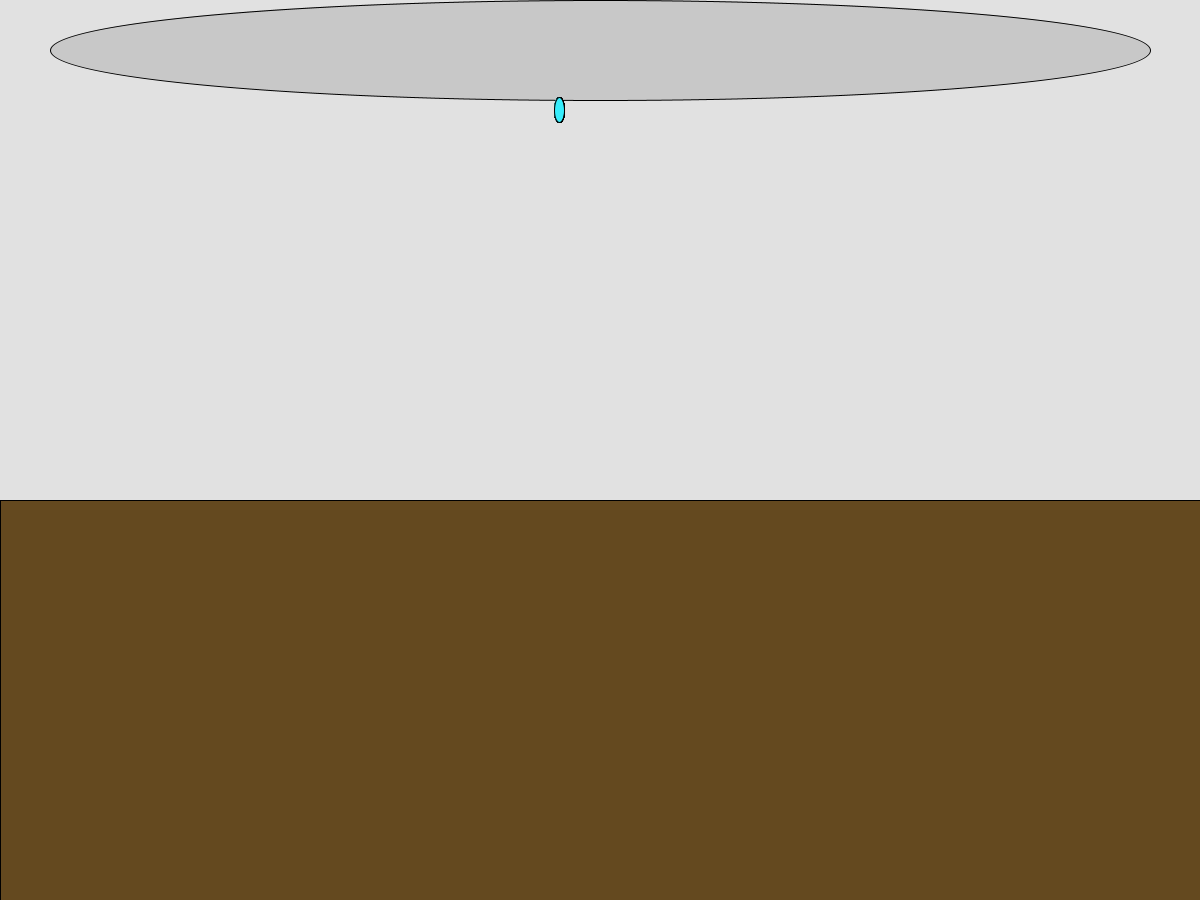
Frame 1 (no input)
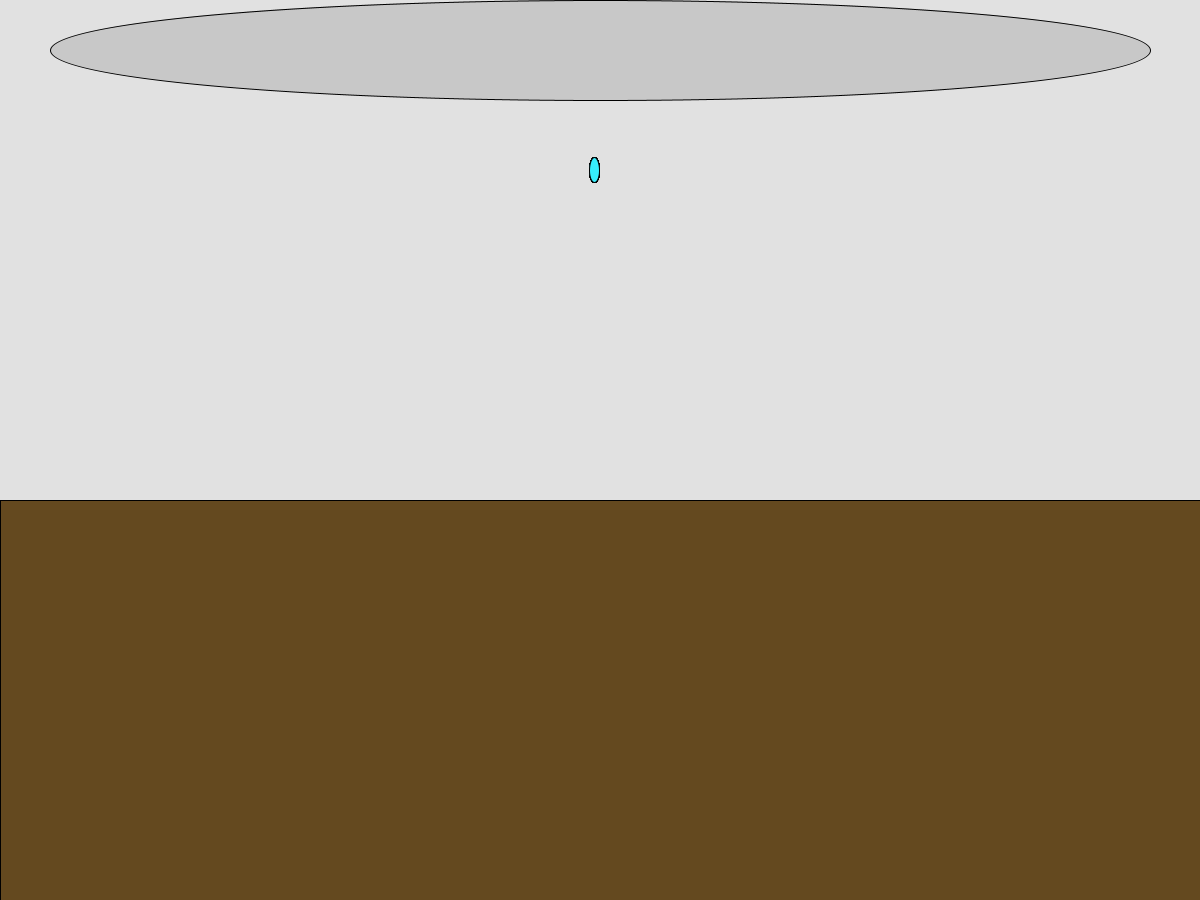
Frame 60 (the mouse pressed at the canvas centre just before this capture)
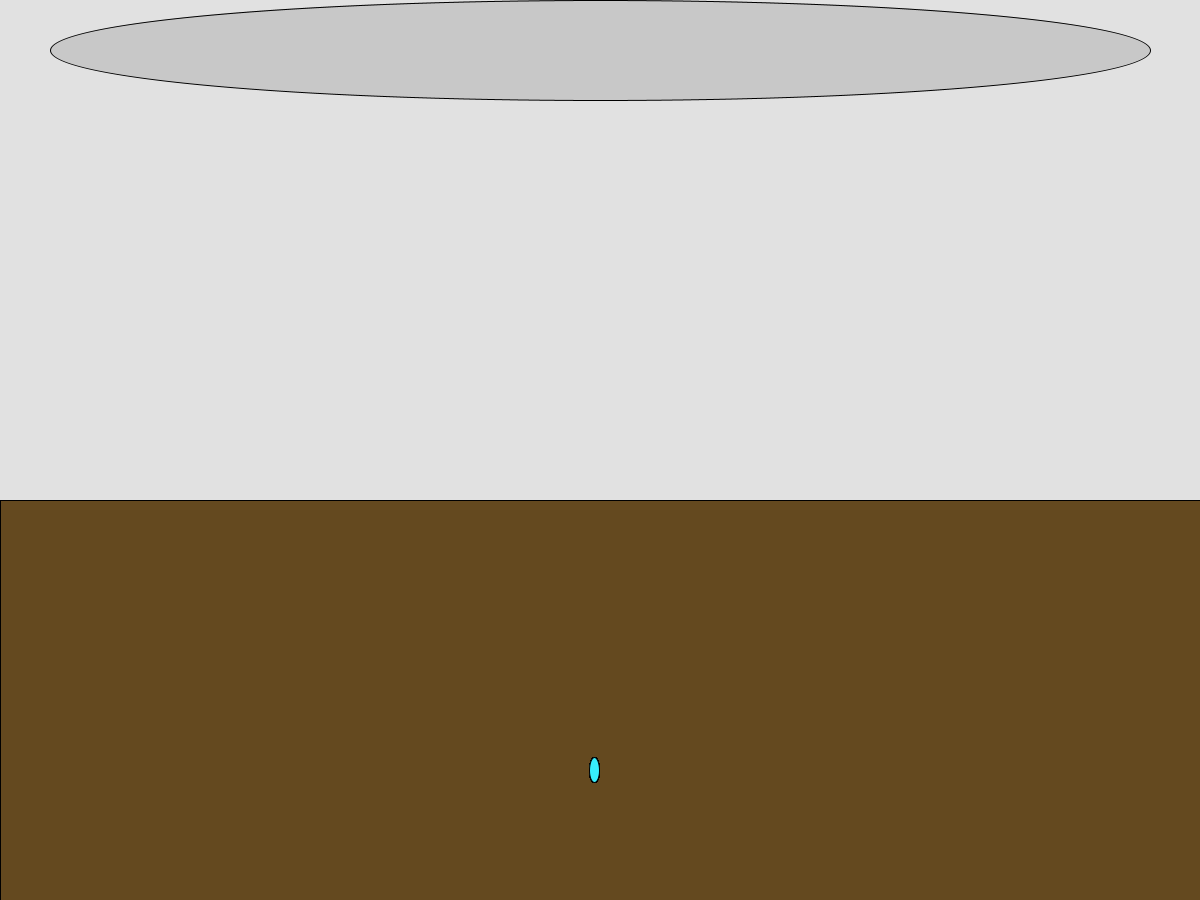
Frame 120 (the mouse held since frame 60 and released just before this capture)

The Processing sketch that drew these frames (run headless with seeded random() and noise(); from frame 60 on, the mouse is pressed at the canvas centre):

// Processing sketch: Rain
// ── Rain.pde
//Rain
//Jeremiah Wilson 12 Spet 2019
//set of variables for gravity and random x and y shifts for the rain drop
float yPos =0;
float yAcc= 10;
float shiftX = random(100, 900*0.9);
float shiftY = random(100, 100);


void setup() {
  //Window size with background set to "sky grey"
  size (1200, 900);
  background (245);
  fill(#64491F);
  //Rectangle used for ground layer
  rect(0, 500, 1200, 500);
  fill(200);
  ellipse(600, 50, 1100, 100);
}

void draw() {
  background (225);
  fill(#64491F);
  //Rectangle used for ground layer
  rect(0, 500, 1200, 500);
  //ellipse for cloud
  fill(200);
  ellipse(600, 50, 1100, 100);
  //Adds variables together to simulate gravity
  yPos+=shiftY;
  shiftY+=yAcc;
  //For loop function creating a raindrop at random positions (24 on top of each other realistically)
  for (int i =1; i<24; i++) {
    fill(#36EDFC);
    stroke(0);
    ellipse(shiftX, shiftY, 10, 25);
  }
  //Threshold for termination and reset of raindrop that simulates the rain hitting different parts of the ground
  if (shiftY>random(500, 2000)) {
    shiftY=100;
    shiftX = random(100, 900*0.9);
  }
  redraw();
  loop();
}
